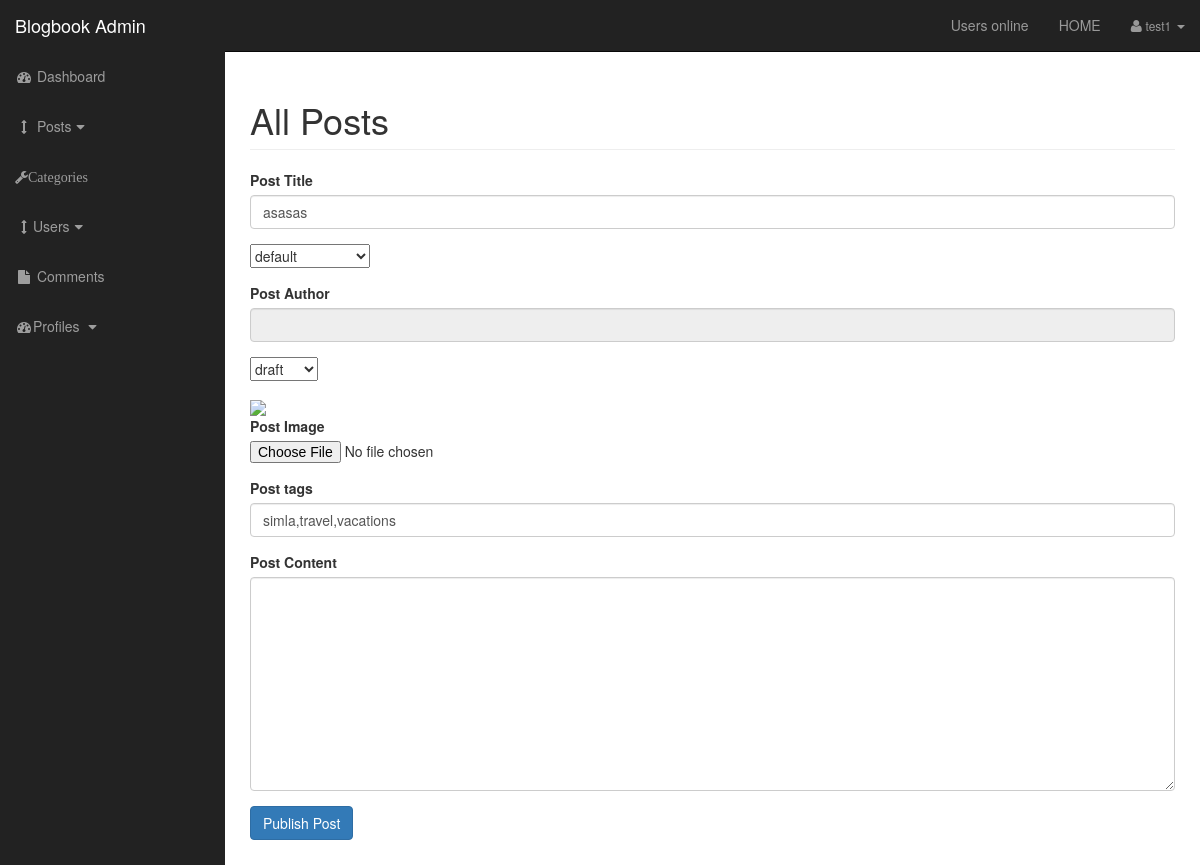
The page /admin/posts.php?source=edit_post&p_id=49 (signed in) on the database its author committed.
### tables this page shows
CREATE TABLE `posts` (
  `post_id` int(3) NOT NULL,
  `post_category_id` int(3) NOT NULL,
  `post_title` varchar(255) NOT NULL,
  `post_author` varchar(255) NOT NULL,
  `author_id` int(255) NOT NULL,
  `post_date` date NOT NULL,
  `post_image` text NOT NULL,
  `post_content` mediumtext NOT NULL,
  `post_tags` varchar(255) NOT NULL,
  `post_comment_count` int(255) NOT NULL,
  `post_status` varchar(255) NOT NULL DEFAULT 'draft',
  `post_views_count` int(255) NOT NULL
);

### admin/includes/edit_post.php (the view, shortened to what this page needs)
<?php
if(isset($_GET['p_id'])){
    $edit_post_id= $_GET['p_id'];
}
$query="SELECT * FROM posts WHERE post_id={$edit_post_id}";
                            $select_posts_by_id=mysqli_query($connection,$query);
                            while($row=mysqli_fetch_assoc($select_posts_by_id)){
                                 $post_author=$row['post_author'];
                                 $post_title=$row['post_title'];
                                 $post_category_id=$row['post_category_id'];
                                 $post_image=$row['post_image'];
                                 $post_tags=$row['post_tags'];
                                 $post_content=$row['post_content'];
                                 $post_status=$row['post_status'];
                            }
?>
    <form action="" method="post" enctype="multipart/form-data">
    <div class="form-group">
        <label for="title">Post Title</label>
        <input value="<?php echo $post_title?>" type="text" class="form-control" name="post_title">
    </div>
    <div class="form-group">
        <select name="post_category" id="">
        <?php
        echo "<option value='$post_category_id'>default</option>";
        ?>
        </select>
    </div>
    <div class="form-group">
        <label for="title">Post Author</label>
        <input value="<?php echo $post_author?>" type="text" class="form-control" name="post_author" disabled>
    </div>
<div class="form-group">
<select name="post_status" id="">
   <option value="<?php echo $post_status?>"><?php echo $post_status?></option>
</select></div>
    <div class="form-group">
      <img width ="100" src="../images/<?php echo $post_image;?>">
        <div class="form-group">
        <label for="post_image">Post Image</label>
        <input type="file" name="image">
    </div>
    </div>
    <div class="form-group">
        <label for="post_tags">Post tags</label>
        <input value="<?php echo $post_tags?>" type="text" class="form-control" name="post_tags">
    </div>
    <div class="form-group">
        <label for="post_content">Post Content</label>
        <textarea class="form-control" name="post_content" id="textarea" cols="30" rows="10"><?php echo $post_content?>
        </textarea>
    </div>
    <div class="form-group">
        <input type="submit" class="btn btn-primary" name="update_post" value="Publish Post">
    </div>
</form>

### admin/css/sb-admin.css (style rules this page uses)
body { margin-top: 100px; background-color: #222; }
@media (min-width: 768px) { body { margin-top: 50px; } }

### rows shown on the page
posts: post_title "asasas", post_status "draft", post_tags "simla,travel,vacations"

### other values the page prints
$_SESSION['username'] "test1"
